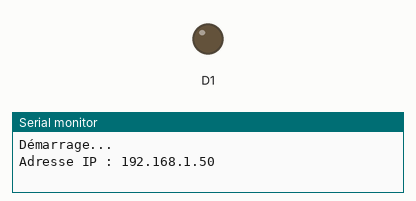
The program below on a simulated ESP8266 (Wemos D1 mini). On the bench: output pins drawn as LEDs (lit = HIGH), the last lines printed to the serial monitor. WiFi joins after 1.5 s; servers stay silent unless stated.

Above: at 1.7 s.
At 3.0 s:
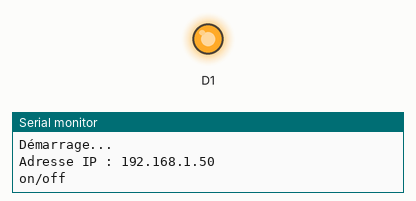
Timing chart, 0 to 6.7 s (numbered marks = the images above):
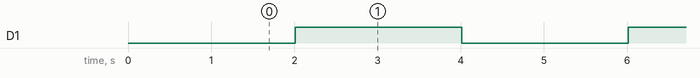

The program:

main.cpp
```cpp
#include <Arduino.h>
#include <ESP8266WiFi.h>
#include <ArduinoOTA.h>

const char* ssid = "";
const char* mdp = "";
//const char* otamdp = "";
const char* hostString = "WemosOTAv2.0";

unsigned long previousMillis = 0;
unsigned long otaMillis;

void confOTA(){
  ArduinoOTA.setPort(8266);
  ArduinoOTA.setHostname(hostString);
  //ArduinoOTA.setPassword(otamdp);

  ArduinoOTA.onStart([](){
    String type;
    if (ArduinoOTA.getCommand() == U_FLASH) {
      type = "sketch";
    } else { // U_SPIFFS
      type = "filesystem";
    }

    // NOTE: if updating SPIFFS this would be the place to unmount SPIFFS using SPIFFS.end()
    Serial.println("Start updating " + type);
    Serial.println("MAJ OTA is coming!");
    otaMillis=millis();
  });

  ArduinoOTA.onEnd([]{
    Serial.print("MAJ terminé en : ");
    Serial.print((millis() - otaMillis)/1000);
    Serial.println(" secondes.");
  });

  ArduinoOTA.onProgress([](unsigned int progress, unsigned int total){
    Serial.printf("Progression : %u%%\r", (progress / (total/100)));
  });

  ArduinoOTA.onError([](ota_error_t error){
    switch (error)
    {
      case OTA_AUTH_ERROR:  Serial.println("OTA_AUTH_ERROR");
        break;
      case OTA_BEGIN_ERROR: Serial.println("OTA_BEGIN_ERROR");
        break;
      case OTA_CONNECT_ERROR: Serial.println("OTA_CONNECT_ERROR");
        break;
      case OTA_END_ERROR: Serial.println("OTA_END_ERROR");
        break;
      case OTA_RECEIVE_ERROR: Serial.println("OTA_RECEIVE_ERROR");
        break;
      default: Serial.println("Erreur inconnue");
    }
  });

  ArduinoOTA.begin();

}

void setup() {
  Serial.begin(115200);
  pinMode(D1, OUTPUT);
  Serial.println("\r\nDémarrage...");
  //ESP.restart();
  WiFi.mode(WIFI_STA);
  WiFi.begin(ssid, mdp);
  while(WiFi.waitForConnectResult() != WL_CONNECTED){
    Serial.println("Erreur de connexion Wifi! Reboot...");
    delay(5000);
    ESP.restart();
  }

  confOTA();

  Serial.print("Adresse IP : ");
  Serial.println(WiFi.localIP());
}

void loop() {
  unsigned long currentMillis = millis();
  if (currentMillis - previousMillis >= 2000){
    previousMillis = millis();
    Serial.println("on/off");
    digitalWrite(D1, !digitalRead(D1));
  }
  ArduinoOTA.handle();
  delay(10);

}
```

Measured:
- by itself, D1: alternates HIGH for 2.0 s and LOW for 2.0 s
